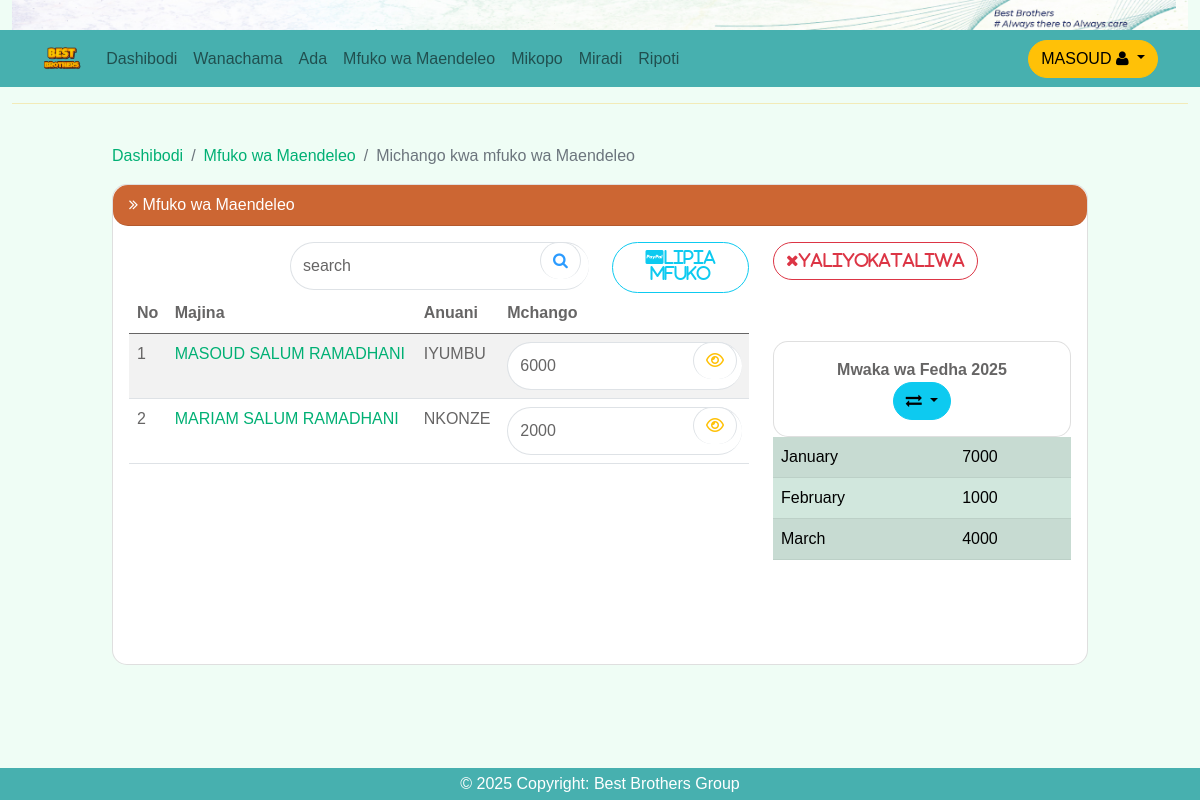
The app's page /index.php?p=mfukowaMaendeleo (signed in) with its own data.
### tables this page shows
CREATE TABLE `members` (
  `user_id` int(11) NOT NULL,
  `fname` varchar(100) NOT NULL,
  `mname` varchar(100) NOT NULL,
  `lname` varchar(100) NOT NULL,
  `bday` date NOT NULL,
  `gender` varchar(100) NOT NULL,
  `nida` varchar(100) NOT NULL,
  `login_name` varchar(100) NOT NULL,
  `password` varchar(100) NOT NULL,
  `address` varchar(100) NOT NULL,
  `contact` varchar(100) NOT NULL,
  `email` varchar(100) NOT NULL,
  `akaunti_benki` varchar(200) NOT NULL,
  `akaunti2` varchar(200) NOT NULL,
  `previlege` varchar(100) NOT NULL,
  `passport` varchar(1000) NOT NULL
);

### index.php (called while the page is built, shortened)
<?php
     require("includes/template.php");
?>

### pages/mfukowaMaendeleo.php (the view, shortened to what this page needs)
<?php
	include('includes/navbar.php');
	$date = date("Y");
?>
<div class="container-fluid">
    <div class="panel panel-default">
			<div class="panel-heading">
				<h5></h5><hr style="color:#f9b500;" />
			</div>
				<div class="panel-body">
					<div class="panel-body py-4">
									<div class="row justify-content-center align-items-center h-100">
										<div class="col-10">
											<nav aria-label="breadcrumb">
												<ol class="breadcrumb">
													<li class="breadcrumb-item"><a href="#">Dashibodi</a></li>
													<li class="breadcrumb-item"><a href="#">Mfuko wa Maendeleo</a></li>
													<li class="breadcrumb-item active" aria-current="page">Michango kwa mfuko wa Maendeleo</li>
												</ol>
											</nav>
											<div class="card shadow-2-strong card-registration" style="border-radius: 15px;">
												<div class="card-header text-white" style="border-radius: 15px; background-color:#CC6633">
														<i class="fa fa-angle-double-right"></i> Mfuko wa Maendeleo
												</div>
												<div class="card-body">
																		<div class="row">
																			<div class="offset-md-2 col-md-4">
																				<form class="form-detail" name="searchform" method="POST" action="index.php?p=openptsearch" enctype="multipart/form-data">
																					<div class="input-group">
																						<input class="form-control border-end-0 border rounded-pill" type="search" value="search" id="example-search-input">
																						<span class="input-group-append">
																							<button class="btn btn-outline-secondary bg-white border-bottom-0 border rounded-pill ms-n5" type="button">
																								<i class="fa fa-search"></i>
																							</button>
																						</span>
																					</div>
																				</form>
																			</div>
																			<div class="col-md-2">
																				<div class="input-group">
																					<button class="btn btn-outline-info rounded-pill" type="button" data-bs-toggle="modal" data-bs-target="#wasilishaMalipo">
																								<i class="fa fa-cc-paypal">Lipia Mfuko</i>
																					</button>
																				</div>
																			</div>
																			<div class="col-md-2">
																				<div class="input-group">
																					<a href="index.php?p=malipoMfukoKataliwa">
																					<button class="btn btn-outline-danger rounded-pill" type="button">
																								<i class="fa fa-close">Yaliyokataliwa</i>
																					</button>
																					</a>
																				</div>
																			</div>
																		</div>
																<div class="row">
																		<div class="col-md-8 mb-8">
																			<div class="table-responsive">
																				<table class="table table-striped">
																							<thead>
																								<th>No</th>
																								<th>Majina</th>
																								<th>Anuani</th>
																								<th>Mchango</th>
																							</thead>
																							<tbody>
																								<?php
																								$sql="select members.user_id, members.fname, members.mname, members.lname, members.address, members.contact, SUM(mfukomaendeleo.amount) AS amount
																										FROM members
																										INNER JOIN mfukomaendeleo ON members.user_id=mfukomaendeleo.user_id where mfukomaendeleo.financial_year ='$date' GROUP by members.user_id";
																								$result=mysqli_query($connect, $sql);
																								$sNo = 1;
																								?>
																								<?php
																								while($data=mysqli_fetch_assoc($result))
																								{
																									?>
																									<tr>
																										<td><?php print $sNo; ?></td>
																										<td><a href="#"><?php print $data["fname"]." ".$data["mname"]." ".$data["lname"]; ?></a></td>
																										<td><?php print $data["address"]; ?></td>
																										<td>
																												<form class="form-detail" name="viewform" method="POST" action="index.php?p=prevnotes" enctype="multipart/form-data" onsubmit="return process();">
																													<div class="input-group">
																														<input type="text" name="patientid" class="form-control border-end-0 border rounded-pill" value="<?php print $data["amount"]; ?>">
																														<span class="input-group-append">
																															<button class="btn btn-outline-warning bg-white border-bottom-0 border rounded-pill ms-n5" type="button">
																																<i class="fa fa-eye"></i>
																															</button>
																														</span>
																													</div>
																												</form>
																										</td>
																										</tr>
																								<?php
																										$sNo++;
																									}
																								?>
																							</tbody>
																				</table>
																			</div>
																		</div>
																		<div class="col-md-4 mb-4 py-5">
																			<div class="card shadow-2-strong card-registration" style="border-radius: 15px; ">
																				<div class="card-body">
																					<div class="dateview" style= "text-align: center; font-weight: bold;">
																						<?php
																							echo "Mwaka wa Fedha"." ".$date;
																						?>
																						<div class="dropdown">
																							<button class="btn btn-info rounded-pill dropdown-toggle" type="button" id="dropdownMenuButton1" data-bs-toggle="dropdown" aria-expanded="false">
																								<i class="fa fa-exchange"></i>
																							</button>
																						</div>
																					</div>
																				</div>
																			</div>
																			<div class="table-responsive">
																				<table class="table table-success table-striped">
																							<tbody>
																								<?php
																								$sqlada="select month, SUM(amount) AS amount FROM ada where financial_year ='$date' GROUP by month ORDER BY `ada_id` ASC";
																								$resultada=mysqli_query($connect, $sqlada);
																								?>
																								<?php
																								while($datada=mysqli_fetch_assoc($resultada))
																								{
																									?>
																									<tr>
																										<td><?php print $datada["month"]; ?></td>
																										<td><?php print $datada["amount"]; ?></td>
																									</tr>
																								<?php
																									}
																								?>
																							</tbody>
																				</table>
																			</div>
																		</div>
																</div>
												</div>
											</div>
										</div>
									</div>
            		</div>
    			</div>
		</div>
</div>

### assets/css/custom.css (style rules this page uses)
body { background-color: #fbf2c6; }
.form-control { height: 48px; background: #fff; color: #000; font-size: 16px; border-radius: 5px; -webkit-box-shadow: none; box-shadow: none; border: 1px solid rgba(0, 0, 0, 0.1); }

### records on screen
members: fname "MASOUD", mname "SALUM", lname "RAMADHANI", address "IYUMBU", patientid "6000"
members: fname "MARIAM", mname "SALUM", lname "RAMADHANI", address "NKONZE", patientid "2000"

### other values on screen
$_SESSION["userName"] "MASOUD"
$datada["month"] "January"
$datada["amount"] "7000"
$datada["month"] "February"
$datada["amount"] "1000"
$datada["month"] "March"
$datada["amount"] "4000"
